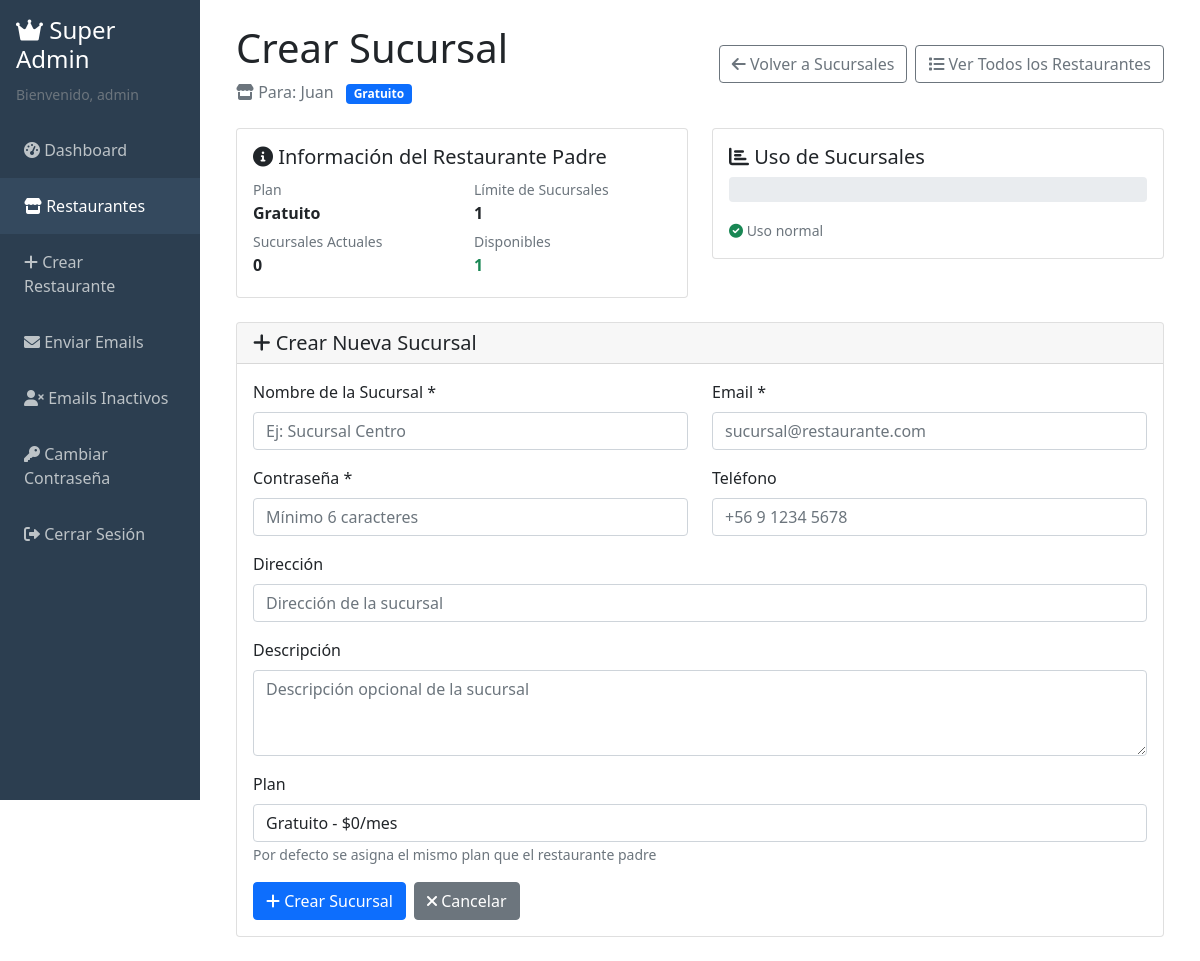
/super_admin/create-branch.php?parent_id=1 (signed in), run on the app's committed database.
### tables this page shows
CREATE TABLE `restaurants` (
  `id` int(11) NOT NULL,
  `parent_id` int(11) DEFAULT NULL,
  `name` varchar(100) NOT NULL,
  `slug` varchar(100) NOT NULL,
  `email` varchar(100) NOT NULL,
  `password` varchar(255) NOT NULL,
  `logo` varchar(255) DEFAULT NULL,
  `banner` varchar(255) DEFAULT NULL,
  `description` text DEFAULT NULL,
  `registration_ip` varchar(45) DEFAULT NULL,
  `failed_login_attempts` int(11) DEFAULT 0,
  `last_failed_login` timestamp NULL DEFAULT NULL,
  `account_locked_until` timestamp NULL DEFAULT NULL,
  `last_login_at` timestamp NULL DEFAULT NULL,
  `last_login_ip` varchar(45) DEFAULT NULL,
  `phone` varchar(20) DEFAULT NULL,
  `address` text DEFAULT NULL,
  `facebook_url` varchar(255) DEFAULT NULL,
  `instagram_url` varchar(255) DEFAULT NULL,
  `tiktok_url` varchar(255) DEFAULT NULL,
  `whatsapp_url` varchar(255) DEFAULT NULL,
  `whatsapp_store` varchar(20) DEFAULT NULL,
  `currency` varchar(10) DEFAULT 'CLP' COMMENT 'Código de moneda (CLP, USD, EUR, etc.)',
  `banner_color` varchar(20) DEFAULT '#00D4AA',
  `color_web` varchar(20) DEFAULT '#00b894',
  `opening_hours` longtext DEFAULT NULL CHECK (json_valid(`opening_hours`)),
  `is_open` tinyint(1) DEFAULT 1,
  `has_delivery` tinyint(1) DEFAULT 0,
  `has_physical_store` tinyint(1) DEFAULT 0,
  `is_active` tinyint(1) DEFAULT 1,
  `plan_id` int(11) DEFAULT 1,
  `current_plan_id` int(11) DEFAULT 1,
  `subscription_status` enum('trial','active','expired','cancelled') DEFAULT 'trial',
  `trial_ends_at` timestamp NULL DEFAULT NULL,
  `subscription_ends_at` timestamp NULL DEFAULT NULL,
  `created_at` timestamp NOT NULL DEFAULT current_timestamp(),
  `updated_at` timestamp NOT NULL DEFAULT current_timestamp() ON UPDATE current_timestamp(),
  `profile_completed` tinyint(1) DEFAULT 0,
  `enable_whatsapp_order` tinyint(1) NOT NULL DEFAULT 0 COMMENT 'Indica si los pedidos por WhatsApp est??n habilitados',
  `whatsapp_order_number` varchar(255) DEFAULT NULL COMMENT 'N??mero de WhatsApp para pedidos (formato completo con URL)',
  `whatsapp_order_message` text DEFAULT NULL COMMENT 'Mensaje personalizado para pedidos por WhatsApp',
  `include_product_details` tinyint(1) NOT NULL DEFAULT 1 COMMENT 'Indica si se incluyen detalles del producto en el mensaje',
  `include_customer_info` tinyint(1) NOT NULL DEFAULT 1 COMMENT 'Indica si se solicita informaci??n del cliente',
  `show_featured_products` tinyint(1) NOT NULL DEFAULT 1 COMMENT 'Indica si se deben mostrar los productos destacados en el men??',
  `opening_time` time DEFAULT '09:00:00',
  `closing_time` time DEFAULT '22:00:00',
  `is_closed_today` tinyint(1) DEFAULT 0,
  `closed_until` datetime DEFAULT NULL,
  `closed_reason` varchar(255) DEFAULT NULL,
  `parent_restaurant_id` int(11) DEFAULT NULL COMMENT 'ID del restaurante padre (para sucursales)',
  `is_branch` tinyint(1) DEFAULT 0 COMMENT 'Indica si es una sucursal creada desde Premium Pro',
  `branch_number` int(11) DEFAULT NULL COMMENT 'Número de sucursal (1, 2, etc.)'
);

CREATE TABLE `plans` (
  `id` int(11) NOT NULL,
  `name` varchar(50) NOT NULL,
  `slug` varchar(50) NOT NULL,
  `base_price` decimal(10,2) NOT NULL COMMENT 'Precio base mensual',
  `max_branches` int(11) DEFAULT 1,
  `max_products` int(11) DEFAULT 5,
  `max_categories` int(11) DEFAULT 1,
  `features` longtext DEFAULT NULL CHECK (json_valid(`features`)),
  `is_active` tinyint(1) DEFAULT 1,
  `is_free` tinyint(1) DEFAULT 0,
  `created_at` timestamp NOT NULL DEFAULT current_timestamp()
);

### super_admin/create-branch.php (the view, shortened to what the rows shown need)
<?php
$db = new Database();
$conn = $db->getConnection();
$parent_restaurant = null;
$plans = [];
$parent_id = isset($_GET['parent_id']) ? (int)$_GET['parent_id'] : 0;
try {
    $query = "SELECT r.*,
              p.name as plan_name,
              p.base_price,
              p.max_branches,
              (SELECT COUNT(*) FROM restaurants WHERE parent_restaurant_id = r.id AND is_branch = 1) as current_branches
              FROM restaurants r
              LEFT JOIN plans p ON r.current_plan_id = p.id
              WHERE r.id = :id";
    $stmt = $conn->prepare($query);
    $stmt->bindParam(':id', $parent_id, PDO::PARAM_INT);
    $stmt->execute();
    $parent_restaurant = $stmt->fetch(PDO::FETCH_ASSOC);
    $query = "SELECT * FROM plans WHERE is_active = 1 ORDER BY base_price ASC";
    $stmt = $conn->prepare($query);
    $stmt->execute();
    $plans = $stmt->fetchAll(PDO::FETCH_ASSOC);
} catch (PDOException $e) {
    $error = 'Error al obtener datos del restaurante: ' . $e->getMessage();
}
?>
<!DOCTYPE html>
<html lang="es">
<head>
    <link href="https://cdn.jsdelivr.net/npm/bootstrap@5.1.3/dist/css/bootstrap.min.css" rel="stylesheet">
    <link href="https://cdnjs.cloudflare.com/ajax/libs/font-awesome/6.0.0/css/all.min.css" rel="stylesheet">
</head>
<body>
    <div class="container-fluid">
        <div class="row">
            <div class="col-md-9 col-lg-10">
                <div class="p-4">
                    <div class="d-flex justify-content-between align-items-center mb-4">
                        <div>
                            <h1>Crear Sucursal</h1>
                            <p class="text-muted mb-0">
                                <i class="fas fa-store"></i> Para: <?= htmlspecialchars($parent_restaurant['name']) ?>
                                <span class="badge bg-primary ms-2"><?= htmlspecialchars($parent_restaurant['plan_name']) ?></span>
                            </p>
                        </div>
                    </div>
                    <div class="row mb-4">
                        <div class="col-md-6">
                            <div class="card">
                                <div class="card-body">
                                    <div class="row">
                                        <div class="col-6">
                                            <p class="mb-1"><strong><?= htmlspecialchars($parent_restaurant['plan_name']) ?></strong></p>
                                        </div>
                                        <div class="col-6">
                                            <p class="mb-1"><strong><?= $parent_restaurant['max_branches'] ?></strong></p>
                                        </div>
                                        <div class="col-6">
                                            <p class="mb-1">
                                                <strong class="<?= ($parent_restaurant['max_branches'] - $parent_restaurant['current_branches']) <= 0 ? 'text-danger' : 'text-success' ?>">
                                                    <?= $parent_restaurant['max_branches'] - $parent_restaurant['current_branches'] ?>
                                                </strong>
                                            </p>
                                        </div>
                                    </div>
                                </div>
                            </div>
                        </div>
                    </div>
                    <?php if ($parent_restaurant['current_branches'] >= $parent_restaurant['max_branches']): ?>
                        <div class="alert alert-warning">
                            <i class="fas fa-exclamation-triangle"></i>
                            <strong>Límite alcanzado:</strong> Este restaurante ha alcanzado el límite máximo de sucursales para su plan actual.
                        </div>
                    <?php else: ?>
                        <div class="card">
                            <div class="card-header">
                                <h5 class="mb-0">
                                    <i class="fas fa-plus"></i> Crear Nueva Sucursal
                                </h5>
                            </div>
                            <div class="card-body">
                                <form method="POST">
                                    <div class="row">
                                        <div class="col-md-6 mb-3">
                                            <label for="name" class="form-label">Nombre de la Sucursal *</label>
                                            <input type="text" class="form-control" id="name" name="name" required
                                                   value="<?= htmlspecialchars($_POST['name'] ?? '') ?>"
                                                   placeholder="Ej: Sucursal Centro">
                                        </div>
                                        <div class="col-md-6 mb-3">
                                            <label for="email" class="form-label">Email *</label>
                                            <input type="email" class="form-control" id="email" name="email" required
                                                   value="<?= htmlspecialchars($_POST['email'] ?? '') ?>"
                                                   placeholder="sucursal@restaurante.com">
                                        </div>
                                    </div>
                                    <div class="row">
                                        <div class="col-md-6 mb-3">
                                            <label for="password" class="form-label">Contraseña *</label>
                                            <input type="password" class="form-control" id="password" name="password" required
                                                   minlength="6" placeholder="Mínimo 6 caracteres">
                                        </div>
                                        <div class="col-md-6 mb-3">
                                            <label for="phone" class="form-label">Teléfono</label>
                                            <input type="tel" class="form-control" id="phone" name="phone"
                                                   value="<?= htmlspecialchars($_POST['phone'] ?? '') ?>"
                                                   placeholder="+56 9 1234 5678">
                                        </div>
                                    </div>
                                    <div class="mb-3">
                                        <label for="address" class="form-label">Dirección</label>
                                        <input type="text" class="form-control" id="address" name="address"
                                               value="<?= htmlspecialchars($_POST['address'] ?? '') ?>"
                                               placeholder="Dirección de la sucursal">
                                    </div>
                                    <div class="mb-3">
                                        <label for="description" class="form-label">Descripción</label>
                                        <textarea class="form-control" id="description" name="description" rows="3"
                                                  placeholder="Descripción opcional de la sucursal"><?= htmlspecialchars($_POST['description'] ?? '') ?></textarea>
                                    </div>
                                    <div class="mb-3">
                                        <label for="plan_id" class="form-label">Plan</label>
                                        <select class="form-control" id="plan_id" name="plan_id">
                                            <?php foreach ($plans as $plan): ?>
                                                <option value="<?= $plan['id'] ?>"
                                                        <?= ($_POST['plan_id'] ?? $parent_restaurant['current_plan_id']) == $plan['id'] ? 'selected' : '' ?>>
                                                    <?= htmlspecialchars($plan['name']) ?> - $<?= number_format($plan['base_price'], 0, ',', '.') ?>/mes
                                                </option>
                                            <?php endforeach; ?>
                                        </select>
                                        <small class="text-muted">Por defecto se asigna el mismo plan que el restaurante padre</small>
                                    </div>
                                    <div class="d-flex gap-2">
                                        <button type="submit" class="btn btn-primary">
                                            <i class="fas fa-plus"></i> Crear Sucursal
                                        </button>
                                        <a href="/super_admin/manage-branches.php?id=<?= $parent_id ?>" class="btn btn-secondary">
                                            <i class="fas fa-times"></i> Cancelar
                                        </a>
                                    </div>
                                </form>
                            </div>
                        </div>
                    <?php endif; ?>
                </div>
            </div>
        </div>
    </div>
</body>
</html>

### data on the page
restaurants: name "Juan", plan.name "Gratuito", plan.max_branches "1", plan_id "Gratuito - $0/mes"

### other printed values
$_SESSION['super_admin_username'] "admin"
$parent_restaurant['current_branches'] "0"
